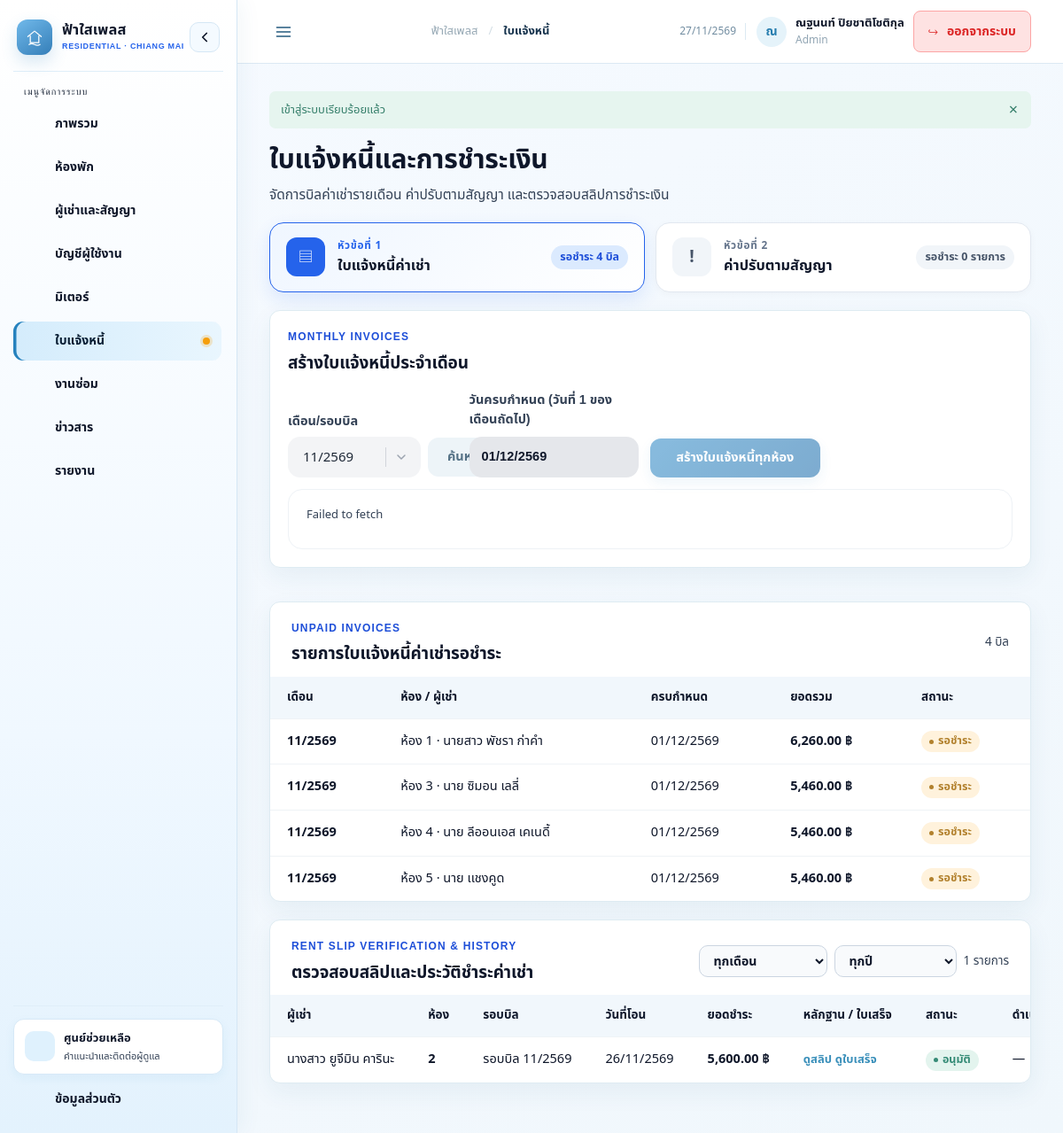
The page /index.php?page=payments (signed in) on the database its author committed.
### tables this page shows
CREATE TABLE IF NOT EXISTS Fine (
  fineId VARCHAR(16) NOT NULL,
  contractId VARCHAR(12) NOT NULL,
  invoiceId VARCHAR(16) DEFAULT NULL,
  fineDate DATE NOT NULL,
  description VARCHAR(500) NOT NULL,
  amount DECIMAL(10,2) NOT NULL,
  status VARCHAR(30) NOT NULL DEFAULT 'รอชำระ',
  PRIMARY KEY (fineId),
  UNIQUE KEY uq_fine_invoice_day (invoiceId, fineDate),
  KEY idx_fine_contract_status (contractId, status),
  CONSTRAINT fk_fine_contract FOREIGN KEY (contractId) REFERENCES Contract (contractId),
  CONSTRAINT fk_fine_invoice FOREIGN KEY (invoiceId) REFERENCES Invoice (invoiceId),
  CONSTRAINT chk_fine_amount CHECK (amount > 0)
);

CREATE TABLE IF NOT EXISTS Invoice (
  invoiceId VARCHAR(16) NOT NULL,
  contractId VARCHAR(12) NOT NULL,
  billMonth VARCHAR(20) NOT NULL,
  dueDate DATE NOT NULL,
  rentAmount DECIMAL(10,2) NOT NULL,
  waterUnit DECIMAL(10,2) NOT NULL DEFAULT 0.00,
  electricUnit DECIMAL(10,2) NOT NULL DEFAULT 0.00,
  waterRate DECIMAL(10,2) NOT NULL,
  electricRate DECIMAL(10,2) NOT NULL,
  status VARCHAR(30) NOT NULL DEFAULT 'รอชำระ',
  PRIMARY KEY (invoiceId),
  UNIQUE KEY uq_invoice_contract_month (contractId, billMonth),
  KEY idx_invoice_due_status (dueDate, status),
  CONSTRAINT fk_invoice_contract FOREIGN KEY (contractId) REFERENCES Contract (contractId),
  CONSTRAINT chk_invoice_rent CHECK (rentAmount >= 0),
  CONSTRAINT chk_invoice_water CHECK (waterUnit >= 0),
  CONSTRAINT chk_invoice_electric CHECK (electricUnit >= 0),
  CONSTRAINT chk_invoice_water_rate CHECK (waterRate >= 0),
  CONSTRAINT chk_invoice_electric_rate CHECK (electricRate >= 0)
);

CREATE TABLE IF NOT EXISTS Room (
  roomId VARCHAR(9) NOT NULL,
  roomNumber VARCHAR(20) NOT NULL,
  roomStatus VARCHAR(30) NOT NULL DEFAULT 'ว่าง',
  rentalPrice DECIMAL(10,2) NOT NULL DEFAULT 0.00,
  PRIMARY KEY (roomId),
  UNIQUE KEY uq_room_number (roomNumber),
  CONSTRAINT chk_room_rental_price CHECK (rentalPrice >= 0)
);

CREATE TABLE IF NOT EXISTS `User` (
  userId VARCHAR(8) NOT NULL,
  username VARCHAR(50) NOT NULL,
  password VARCHAR(255) NOT NULL,
  name VARCHAR(100) NOT NULL,
  phone VARCHAR(10) NOT NULL,
  idCardNumber VARCHAR(13) DEFAULT NULL,
  birthDate DATE DEFAULT NULL,
  address VARCHAR(255) DEFAULT NULL,
  occupation VARCHAR(100) DEFAULT NULL,
  workplace VARCHAR(150) DEFAULT NULL,
  emergencyContactName VARCHAR(100) DEFAULT NULL,
  emergencyContactRelation VARCHAR(50) DEFAULT NULL,
  emergencyContactPhone VARCHAR(10) DEFAULT NULL,
  email VARCHAR(100) NOT NULL,
  role ENUM('Tenant', 'Staff', 'Admin', 'Technician') NOT NULL,
  profileImage VARCHAR(255) DEFAULT NULL,
  PRIMARY KEY (userId),
  UNIQUE KEY uq_user_username (username),
  UNIQUE KEY uq_user_email (email)
);

CREATE TABLE IF NOT EXISTS Payment (
  paymentId VARCHAR(12) NOT NULL,
  contractId VARCHAR(12) NOT NULL,
  invoiceId VARCHAR(16) DEFAULT NULL,
  fineId VARCHAR(16) DEFAULT NULL,
  paymentDate DATE NOT NULL,
  submittedAt DATETIME NOT NULL DEFAULT CURRENT_TIMESTAMP,
  amount DECIMAL(10,2) NOT NULL,
  evidence VARCHAR(255) DEFAULT NULL,
  status VARCHAR(30) NOT NULL DEFAULT 'รอตรวจสอบ',
  PRIMARY KEY (paymentId),
  KEY idx_payment_contract (contractId),
  KEY idx_payment_invoice (invoiceId),
  KEY idx_payment_fine (fineId),
  KEY idx_payment_status (status),
  KEY idx_payment_date (paymentDate),
  KEY idx_payment_invoice_status_submitted (invoiceId, status, submittedAt),
  CONSTRAINT fk_payment_contract FOREIGN KEY (contractId) REFERENCES Contract (contractId),
  CONSTRAINT fk_payment_invoice FOREIGN KEY (invoiceId) REFERENCES Invoice (invoiceId),
  CONSTRAINT fk_payment_fine FOREIGN KEY (fineId) REFERENCES Fine (fineId),
  CONSTRAINT chk_payment_one_billing_item CHECK (invoiceId IS NULL OR fineId IS NULL),
  CONSTRAINT chk_payment_amount CHECK (amount >= 0)
);

### views/payments.php (the view, shortened to what the rows shown need)
<?php
$isManager = in_array($user['role'], ['Admin', 'Staff'], true);
if (!function_exists('extract_be_month_year')) {
    function extract_be_month_year(?string $value): array
    {
        $raw = trim((string) $value);
        $ts = strtotime($raw);
        if ($ts !== false) {
            $month = date('m', $ts);
            $yearNum = (int) date('Y', $ts);
            if ($yearNum < 2400) {
                $yearNum += 543;
            }
            return ['month' => $month, 'year' => (string) $yearNum];
        }
        return ['month' => '', 'year' => ''];
    }
}
if ($isManager) {
    $payments = db()->query("SELECT p.*, u.name, r.roomNumber, i.billMonth, f.description AS fineDescription
        FROM Payment p
        JOIN Contract c ON c.contractId = p.contractId
        JOIN `User` u ON u.userId = c.userId
        JOIN Room r ON r.roomId = c.roomId
        LEFT JOIN Invoice i ON i.invoiceId = p.invoiceId
        LEFT JOIN Fine f ON f.fineId = p.fineId
        ORDER BY FIELD(p.status, 'รอตรวจสอบ', 'อนุมัติ', 'ปฏิเสธ'), p.paymentDate DESC, p.paymentId DESC")->fetchAll();
    $activeContracts = db()->query("SELECT c.contractId, c.roomId, u.name, r.roomNumber FROM Contract c JOIN `User` u ON u.userId = c.userId JOIN Room r ON r.roomId = c.roomId WHERE c.status = 'ใช้งานอยู่' ORDER BY r.roomNumber")->fetchAll();
    $invoices = db()->query("SELECT i.*, u.name, r.roomNumber,
        i.rentAmount + (i.waterUnit * i.waterRate) + (i.electricUnit * i.electricRate) AS total
        FROM Invoice i JOIN Contract c ON c.contractId = i.contractId
        JOIN `User` u ON u.userId = c.userId JOIN Room r ON r.roomId = c.roomId
        ORDER BY i.dueDate DESC, r.roomNumber")->fetchAll();
    $fines = db()->query("SELECT f.*, u.name, r.roomNumber
        FROM Fine f JOIN Contract c ON c.contractId = f.contractId
        JOIN `User` u ON u.userId = c.userId JOIN Room r ON r.roomId = c.roomId
        ORDER BY f.fineDate DESC, r.roomNumber")->fetchAll();
    $unpaidInvoicesList = array_values(array_filter(
        $invoices,
        static fn(array $inv): bool => ($inv['status'] ?? '') !== 'ชำระแล้ว'
    ));
    $unpaidFinesList = array_values(array_filter(
        $fines,
        static fn(array $fine): bool => ($fine['status'] ?? '') !== 'ชำระแล้ว'
    ));
    $invoicePayments = [];
    $finePayments = [];
    $pendingFineSlips = 0;
    $invoicePayMonths = [];
    $invoicePayYears = [];
    $finePayMonths = [];
    $finePayYears = [];
    foreach ($payments as $p) {
        $my = extract_be_month_year($p['paymentDate'] ?? '');
        if (!empty($p['fineId'])) {
            $finePayments[] = $p;
            if (($p['status'] ?? '') === 'รอตรวจสอบ') {
                $pendingFineSlips++;
            }
            if ($my['month'] !== '') {
                $finePayMonths[$my['month']] = true;
            }
            if ($my['year'] !== '') {
                $finePayYears[$my['year']] = true;
            }
        } else {
            $invoicePayments[] = $p;
            if ($my['month'] !== '') {
                $invoicePayMonths[$my['month']] = true;
            }
            if ($my['year'] !== '') {
                $invoicePayYears[$my['year']] = true;
            }
        }
    }
    ksort($invoicePayMonths);
    krsort($invoicePayYears);
    $invoiceMonthOptions = [];
    $recordedMeterMonths = db()->query('SELECT DISTINCT month FROM MeterRecord')->fetchAll(PDO::FETCH_COLUMN);
    foreach ($recordedMeterMonths as $recordedMonth) {
        $normalizedMonth = normalize_billing_month((string) $recordedMonth);
        if ($normalizedMonth !== null) {
            $invoiceMonthOptions[$normalizedMonth] = true;
        }
    }
    uksort($invoiceMonthOptions, static fn(string $left, string $right): int =>
        (billing_month_index($right) ?? 0) <=> (billing_month_index($left) ?? 0)
    );
    $invoiceTargetMonth = normalize_billing_month((string) ($_GET['invoiceMonth'] ?? ''));
    if ($invoiceTargetMonth === null) {
        $invoiceTargetMonth = array_key_first($invoiceMonthOptions);
    }
    $invoiceDueDate = $invoiceTargetMonth !== null ? billing_due_date($invoiceTargetMonth) : '';
}
?>
<section class="page-heading">
  <div>
    <h1>ใบแจ้งหนี้และการชำระเงิน</h1>
  </div>
</section>
<?php if ($isManager): ?>
  <nav class="admin-pay-nav" aria-label="หมวดหมู่การจัดการใบแจ้งหนี้และการชำระเงิน">
    <button type="button" class="admin-pay-tab active" data-admin-tab-btn="rent" onclick="switchAdminPaymentTab('rent')">
      <div class="admin-tab-icon" aria-hidden="true">▤</div>
      <div class="admin-tab-text">
        <span class="admin-tab-step">หัวข้อที่ 1</span>
        <span class="admin-tab-title">ใบแจ้งหนี้ค่าเช่า</span>
      </div>
      <div class="admin-tab-badges">
        <span class="admin-tab-badge">รอชำระ <?= count($unpaidInvoicesList) ?> บิล</span>
      </div>
    </button>
    <button type="button" class="admin-pay-tab" data-admin-tab-btn="fines" onclick="switchAdminPaymentTab('fines')">
      <div class="admin-tab-icon" aria-hidden="true">!</div>
      <div class="admin-tab-text">
        <span class="admin-tab-step">หัวข้อที่ 2</span>
        <span class="admin-tab-title">ค่าปรับตามสัญญา</span>
      </div>
      <div class="admin-tab-badges">
        <span class="admin-tab-badge">รอชำระ <?= count($unpaidFinesList) ?> รายการ</span>
      </div>
    </button>
  </nav>
  <div class="admin-tab-section" data-admin-tab-panel="rent">
    <?php if ($user['role'] === 'Admin'): ?>
      <section class="panel form-panel">
        <div class="panel-heading">
          <div>
            <p class="eyebrow">MONTHLY INVOICES</p>
            <h2>สร้างใบแจ้งหนี้ประจำเดือน</h2>
          </div>
        </div>
        <?php if ($activeContracts): ?>
          <form method="post" action="index.php" class="inline-form invoice-form" data-invoice-form>
            <div class="invoice-month-picker">
              <label for="invoice-month-select">เดือน/รอบบิล</label>
              <div class="invoice-month-controls">
                <select id="invoice-month-select" required data-invoice-month>
                  <?php foreach (array_keys($invoiceMonthOptions) as $monthOption): ?>
                    <option value="<?= e($monthOption) ?>" <?= $monthOption === $invoiceTargetMonth ? 'selected' : '' ?>><?= e($monthOption) ?></option>
                  <?php endforeach; ?>
                </select>
                <button class="button secondary" type="button" data-invoice-search>ค้นหา</button>
              </div>
            </div>
            <label>วันครบกำหนด (วันที่ 1 ของเดือนถัดไป)
              <input type="date" value="<?= e($invoiceDueDate) ?>" disabled data-invoice-due-date>
            </label>
            <button class="button primary" type="submit" data-confirm="ยืนยันสร้างใบแจ้งหนี้ทุกห้องสำหรับรอบเดือนที่เลือกหรือไม่?" disabled data-invoice-submit>สร้างใบแจ้งหนี้ทุกห้อง</button>
            <div class="invoice-meter-preview" data-invoice-preview aria-live="polite">
              <p class="form-hint" data-invoice-status>เลือกเดือนแล้วกดค้นหาเพื่อดูข้อมูลมิเตอร์ทุกห้อง</p>
            </div>
          </form>
        <?php else: ?>
          <div class="empty-state compact"><strong>ไม่มีสัญญาเช่าที่กำลังใช้งาน</strong></div>
        <?php endif; ?>
      </section>
    <?php endif; ?>
    <section class="panel table-panel">
      <div class="panel-heading" style="padding: 20px 24px 12px;">
        <div>
          <p class="eyebrow">UNPAID INVOICES</p>
          <h2>รายการใบแจ้งหนี้ค่าเช่ารอชำระ</h2>
        </div>
        <span class="panel-caption"><?= count($unpaidInvoicesList) ?> บิล</span>
      </div>
      <div class="table-scroll">
        <table>
          <thead>
            <tr>
              <th>เดือน</th>
              <th>ห้อง / ผู้เช่า</th>
              <th>ครบกำหนด</th>
              <th>ยอดรวม</th>
              <th>สถานะ</th>
            </tr>
          </thead>
          <tbody>
            <?php foreach ($unpaidInvoicesList as $invoice): ?>
              <tr>
                <td><strong><?= e($invoice['billMonth']) ?></strong></td>
                <td>ห้อง <?= e($invoice['roomNumber']) ?> · <?= e($invoice['name']) ?></td>
                <td><?= e(thai_date($invoice['dueDate'])) ?></td>
                <td><strong><?= money($invoice['total']) ?> ฿</strong></td>
                <td><span class="status-pill pending"><?= e($invoice['status']) ?></span></td>
              </tr>
            <?php endforeach; ?>
          </tbody>
        </table>
      </div>
    </section>
    <section class="panel table-panel" data-history-panel="invoice-payments">
      <div class="panel-heading" style="padding: 20px 24px 12px; flex-wrap: wrap; gap: 12px;">
        <div>
          <p class="eyebrow">RENT SLIP VERIFICATION & HISTORY</p>
          <h2>ตรวจสอบสลิปและประวัติชำระค่าเช่า</h2>
        </div>
        <div class="table-filter-controls">
          <?php if ($invoicePayMonths): ?>
            <select aria-label="เลือกเดือน" data-history-month onchange="filterHistoryTable('invoice-payments')">
              <option value="">ทุกเดือน</option>
            </select>
          <?php endif; ?>
          <?php if ($invoicePayYears): ?>
            <select aria-label="เลือกปี พ.ศ." data-history-year onchange="filterHistoryTable('invoice-payments')">
              <option value="">ทุกปี</option>
            </select>
          <?php endif; ?>
          <span class="panel-caption" data-history-caption><?= count($invoicePayments) ?> รายการ</span>
        </div>
      </div>
      <div class="table-scroll">
        <table>
          <thead>
            <tr>
              <th>ผู้เช่า</th>
              <th>ห้อง</th>
              <th>รอบบิล</th>
              <th>วันที่โอน</th>
              <th>ยอดชำระ</th>
              <th>หลักฐาน / ใบเสร็จ</th>
              <th>สถานะ</th>
              <?php if ($user['role'] === 'Admin'): ?><th>ดำเนินการ</th><?php endif; ?>
            </tr>
          </thead>
          <tbody>
            <?php foreach ($invoicePayments as $payment):
              $payMY = extract_be_month_year($payment['paymentDate'] ?? '');
            ?>
              <tr data-history-row data-month="<?= e($payMY['month']) ?>" data-year="<?= e($payMY['year']) ?>">
                <td><?= e($payment['name']) ?></td>
                <td><strong><?= e($payment['roomNumber']) ?></strong></td>
                <td><?= !empty($payment['billMonth']) ? 'รอบบิล ' . e($payment['billMonth']) : 'รายการเดิม' ?></td>
                <td><?= e(thai_date($payment['paymentDate'])) ?></td>
                <td><strong><?= money($payment['amount']) ?> ฿</strong></td>
                <td>
                  <?php if ($payment['evidence']): ?>
                    <a class="text-link" href="file.php?id=<?= e($payment['paymentId']) ?>" data-image-preview data-image-alt="หลักฐานการชำระเงิน">ดูสลิป</a>
                  <?php endif; ?>
                  <?php if ($payment['status'] === 'อนุมัติ'): ?>
                    <a class="text-link" href="receipt.php?id=<?= e($payment['paymentId']) ?>">ดูใบเสร็จ</a>
                  <?php endif; ?>
                </td>
                <td>
                  <span class="status-pill <?= $payment['status'] === 'อนุมัติ' ? 'available' : ($payment['status'] === 'ปฏิเสธ' ? 'rejected' : 'pending') ?>">
                    <?= e($payment['status']) ?>
                  </span>
                </td>
                <?php if ($user['role'] === 'Admin'): ?>
                  <td>
                    <?php if ($payment['status'] === 'รอตรวจสอบ'): ?>
                      <form method="post" action="index.php" class="row-actions">
                        <input type="hidden" name="csrf" value="<?= e(csrf_token()) ?>">
                        <input type="hidden" name="paymentId" value="<?= e($payment['paymentId']) ?>">
                        <input type="hidden" name="return_page" value="payments">
                        <button class="button tiny success" name="action" value="review_payment" data-confirm="อนุมัติหลักฐานการชำระค่าเช่านี้หรือไม่?">อนุมัติ</button>
                        <button class="button tiny danger" name="action" value="reject_payment">ปฏิเสธ</button>
                      </form>
                    <?php else: ?>—<?php endif; ?>
                  </td>
                <?php endif; ?>
              </tr>
            <?php endforeach; ?>
          </tbody>
        </table>
      </div>
    </section>
  </div>
<?php endif; ?>

### rows shown on the page
fine: status "0"
invoice: billMonth "11/2569", room.roomNumber "1", user.name "นายสาว พัชรา ก่าคำ", dueDate "01/12/2569", total "6,260.00", status "รอชำระ"
invoice: billMonth "11/2569", room.roomNumber "3", user.name "นาย ซิมอน เลลี่", dueDate "01/12/2569", total "5,460.00", status "รอชำระ"
invoice: billMonth "11/2569", room.roomNumber "4", user.name "นาย ลีออนเอส เคเนดี้", dueDate "01/12/2569", total "5,460.00", status "รอชำระ"
invoice: billMonth "11/2569", room.roomNumber "5", user.name "นาย เเชงคูด", dueDate "01/12/2569", total "5,460.00", status "รอชำระ"
payment: user.name "นางสาว ยูจีมิน คารินะ", room.roomNumber "2", invoiceId.billMonth "11/2569", paymentDate "26/11/2569", amount "5,600.00", status "อนุมัติ"

### other values the page prints
$label "ภาพรวม"
$label "ห้องพัก"
$label "ผู้เช่าและสัญญา"
$label "บัญชีผู้ใช้งาน"
$label "มิเตอร์"
$label "ใบแจ้งหนี้"
$label "งานซ่อม"
$label "ข่าวสาร"
$label "รายงาน"
$title "ใบแจ้งหนี้"
mb_substr($user['name'], 0, 1, 'UTF-8') "ณ"
$user['name'] "ณฐนนท์ ปิยชาติโชติกุล"
$user['role'] "Admin"
$flashMessage['message'] "เข้าสู่ระบบเรียบร้อยแล้ว"
count($unpaidInvoicesList) "4"
